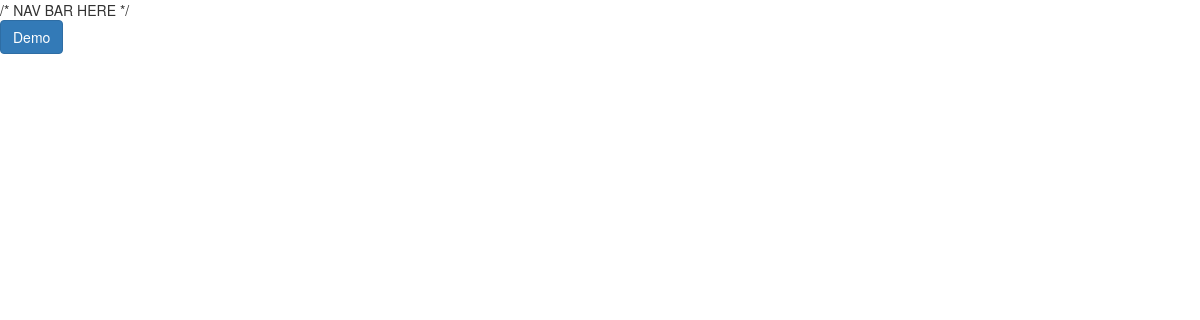
Page /disk/ on the earlier database version.
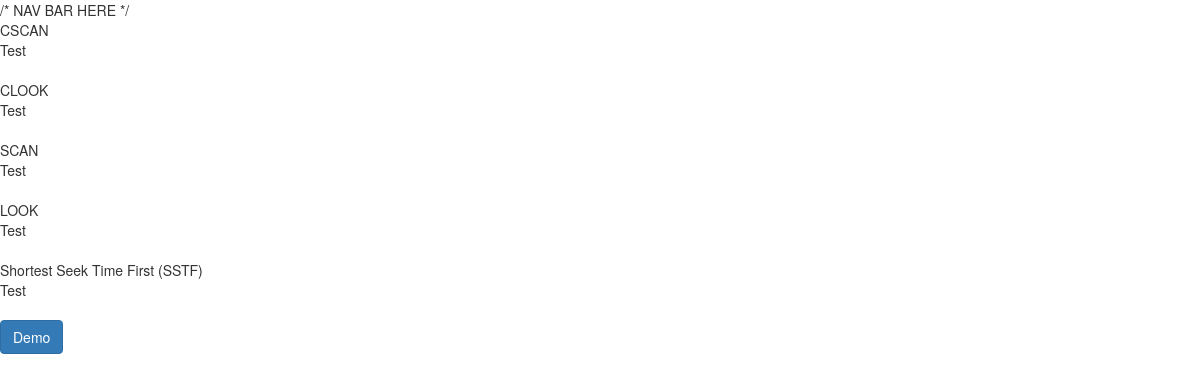
Same page on the later database version.
### disk/models.py (models this page shows, shortened)
class DiskSchedAlg(models.Model):
    name = models.CharField(max_length=200)
    description = models.TextField()
    demourl = models.CharField(max_length=200, blank=True)

### disk/views.py (the view)
def home(request):
    algos = DiskSchedAlg.objects.all()
    context = {'algos': algos}
    return render(request, 'disk/index.html',context = context)

### disk/templates/disk/index.html (shortened to what this page needs)
{% extends "ossim/base.html" %}
{% block content %}
<div class="main-container">
{% for alg in algos %}
    <div class="alg-container">
      <div class="alg-name">  {{alg.name}} </div>
      <div class="alg-description">
        {{alg.description}}
      </div>
    </div>
    <br>
{% endfor %}
<a href="/disk/demo/" class="btn btn-primary">Demo</a><br>
</div>
{% endblock %}

Differences in the rows shown:
added DiskSchedAlg: name "CSCAN", description "Test"
added DiskSchedAlg: name "CLOOK", description "Test"
added DiskSchedAlg: name "SCAN", description "Test"
added DiskSchedAlg: name "LOOK", description "Test"
added DiskSchedAlg: name "Shortest Seek Time First (SSTF)", description "Test"
